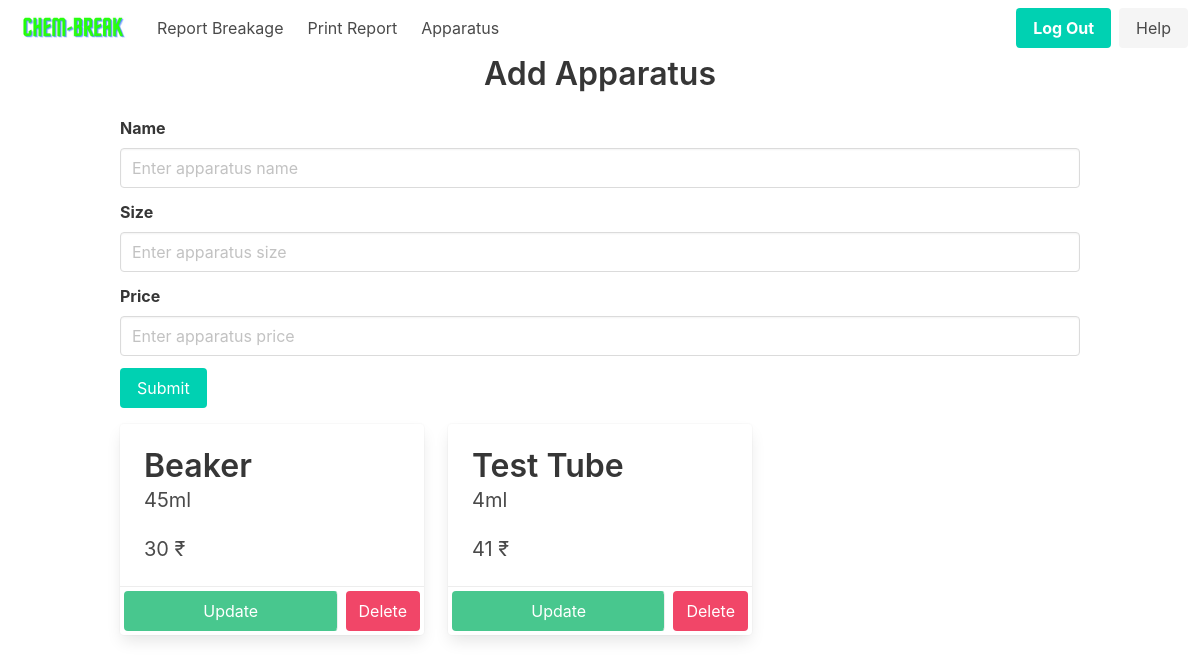
The app's page /home/apparatus (signed in), older data.
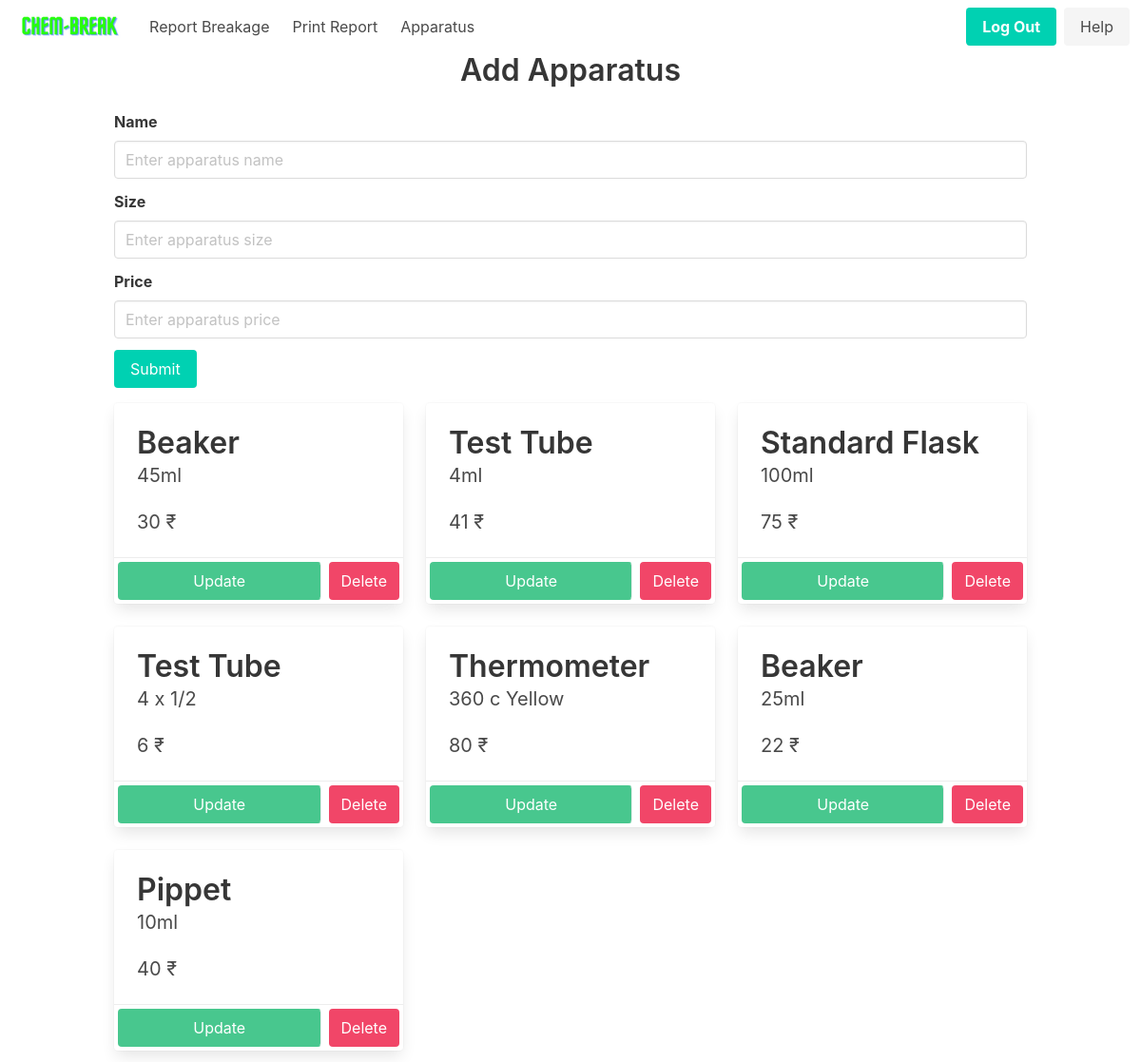
The same page, newer data.
### app/models.py (models this page shows, shortened)
class Apparatus(db.Model):
    __tablename__ = "apparatus"
    id = db.Column(db.Integer, primary_key=True)
    name = db.Column(db.String(100), nullable=False)
    size = db.Column(db.String(100), nullable=False)
    price = db.Column(db.Integer, nullable=False)

### app/routes.py (the view)
@main.route('/home/apparatus')
@login_required
def apparatus():
    return render_template('apparatus.html', apparatuses=Apparatus.query.all())

### app/__init__.py (called while the page is built)
def create_app(config=None):
    app = Flask(__name__)
    if config:
        app.config.from_object(config)
    db.init_app(app)
    login_manager = LoginManager()
    login_manager.login_view = 'auth.login'
    login_manager.init_app(app)
    with app.app_context():
        from app.models import User, Breakage, Student, Apparatus, Record, Bank
        db.create_all()
    from app.models import User
    @login_manager.user_loader
    def load_user(user_id):
        return User.query.get(int(user_id))
    from .auth import auth as auth_blueprint
    app.register_blueprint(auth_blueprint)
    from .routes import main as main_blueprint
    app.register_blueprint(main_blueprint)
    return app

### app/templates/apparatus.html (shortened to what this page needs)
{% extends 'nav_base.html' %}
{% block content %}
<div class="container is-max-desktop">
    <h1 class="title has-text-centered">Add Apparatus</h1>
    <form method="post">
        <div class="field">
            <label class="label">Name</label>
            <div class="control">
                <input class="input" type="text" placeholder="Enter apparatus name" name="name" required>
            </div>
        </div>
        <div class="field">
            <label class="label">Size</label>
            <div class="control">
                <input class="input" type="text" placeholder="Enter apparatus size" name="size">
            </div>
        </div>
        <div class="field">
            <label class="label">Price</label>
            <div class="control">
                <input class="input" type="number" placeholder="Enter apparatus price" name="price" min="0" required>
            </div>
        </div>
        <div class="field">
            <div class="control">
                <button class="button is-primary" type="submit">Submit</button>
            </div>
        </div>
    </form>
</div>
<div class="container mt-4">
    <div class="columns is-multiline">
        {% for apparatus in apparatuses %}
        <div class="column is-one-third">
            <div class="card">
                <div class="card-content">
                    <p class="title">{{ apparatus.name }}</p>
                    <p class="subtitle">{{ apparatus.size }}</p>
                    <p class="subtitle">{{ apparatus.price }} ₹</p>
                </div>
                <footer class="card-footer">
                    <a href="{{ url_for('main.update_apparatus', id = apparatus.id) }}" class="card-footer-item button is-success m-1">Update</a>
                    <form action="{{ url_for('main.delete_apparatus', id=apparatus.id) }}" method="POST">
                        <button type="submit" class="card-footer-item button is-danger m-1">Delete</button>
                    </form>
                </footer>
            </div>
        </div>
        {% endfor %}
    </div>
</div>
{% endblock %}

### app/templates/nav_base.html (shortened to what this page needs)
<!DOCTYPE html>
<html lang="en">
<head>
    <link rel="stylesheet" href="https://cdn.jsdelivr.net/npm/bulma@0.9.4/css/bulma.min.css">
    <link rel="stylesheet" href="https://cdnjs.cloudflare.com/ajax/libs/font-awesome/6.3.0/css/all.min.css"
 />
</head>
<body>
    <nav class="navbar" role="navigation" aria-label="main navigation">
        <div class="navbar-brand">
            <a class="navbar-item" href="{{ url_for('main.home') }}">
                <img src="{{ url_for('static', filename='logo-home.png')}}">
            </a>
        </div>
        <div id="navbarBasicExample" class="navbar-menu">
            <div class="navbar-start">
                <a class="navbar-item">
                    Report Breakage
                </a>
                <a class="navbar-item">
                    Print Report
                </a>
                <a class="navbar-item">
                    Apparatus
                </a>
            </div>
            <div class="navbar-end">
                <div class="navbar-item">
                    <div class="buttons">
                        <a class="button is-primary" href="{{ url_for('auth.logout')}}">
                            <strong>Log Out</strong>
                        </a>
                        <a class="button is-light" href="{{ url_for('main.help') }}">
                            Help
                        </a>
                    </div>
                </div>
            </div>
        </div>
    </nav>
    {% block content %}
    {% endblock %}
</body>
</html>

Row changes from the older to the newer data that the page shows:
added Apparatus: name "Standard Flask", size "100ml", price "75"
added Apparatus: name "Test Tube", size "4 x 1/2", price "6"
added Apparatus: name "Thermometer", size "360 c Yellow", price "80"
added Apparatus: name "Beaker", size "25ml", price "22"
added Apparatus: name "Pippet", size "10ml", price "40"
